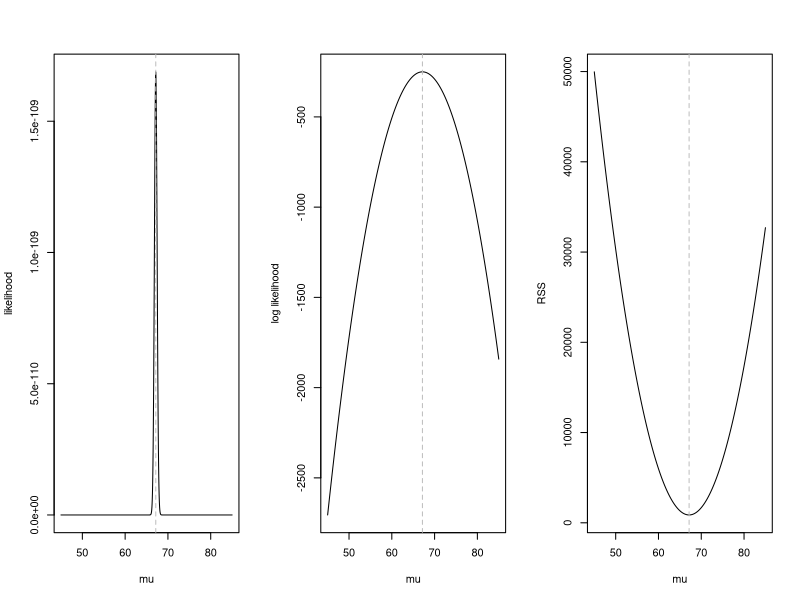
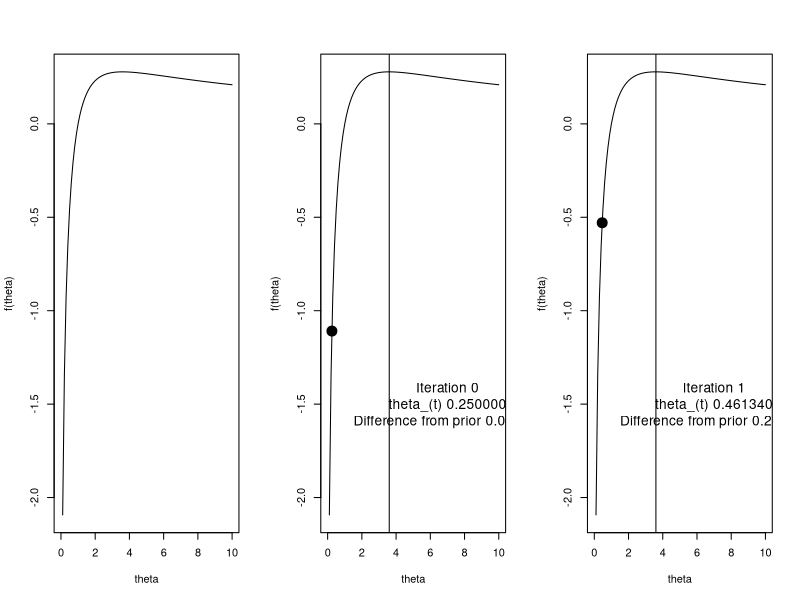
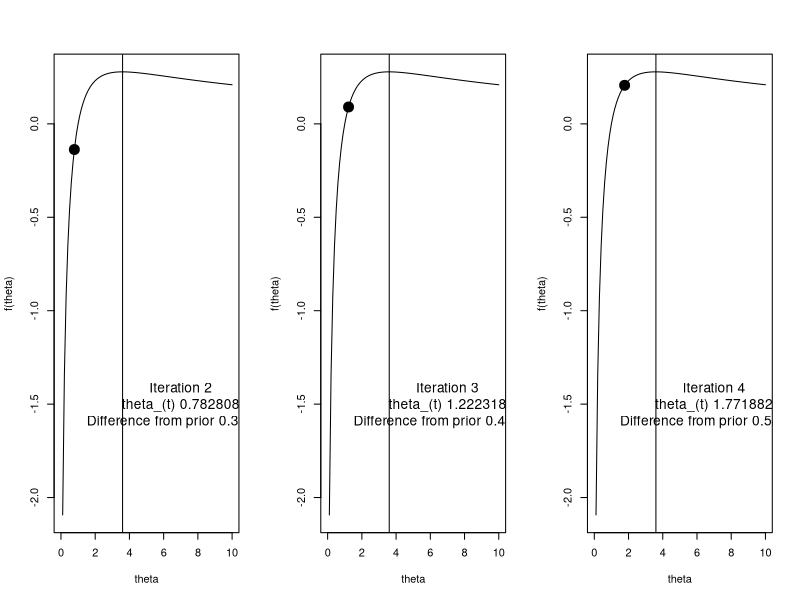
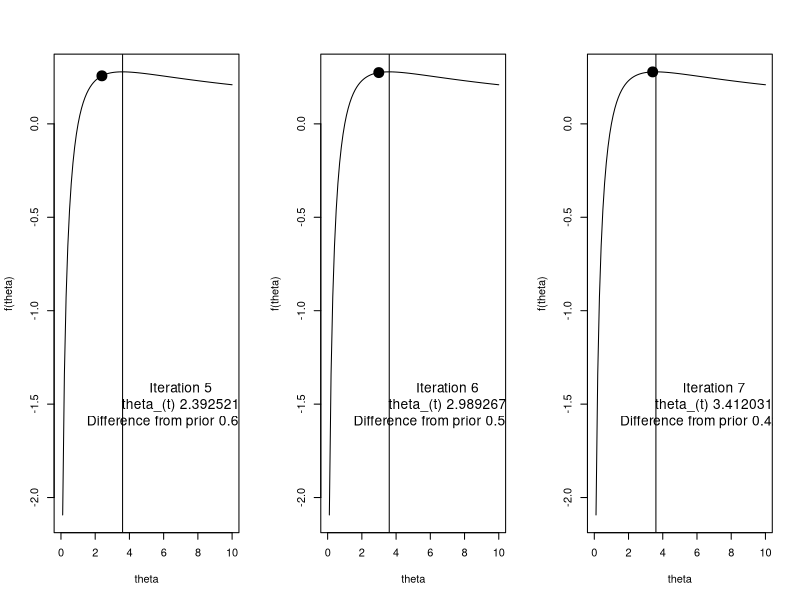
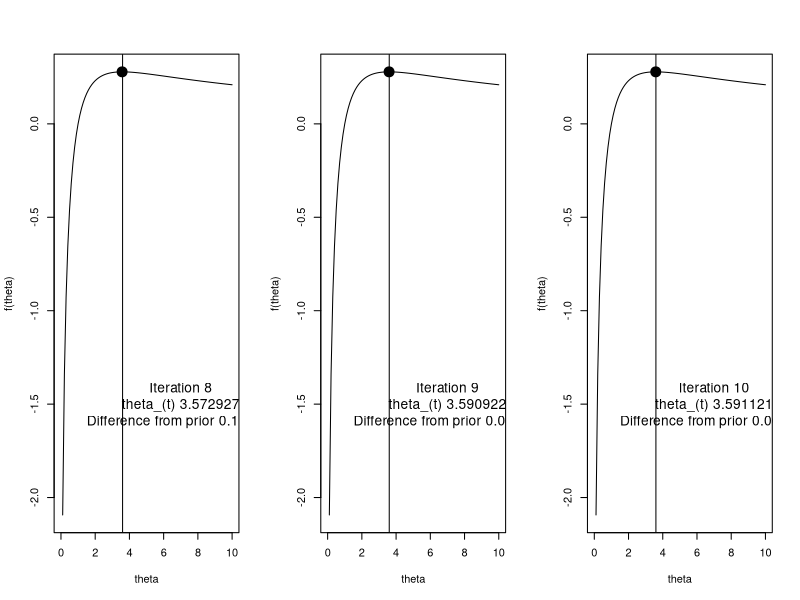
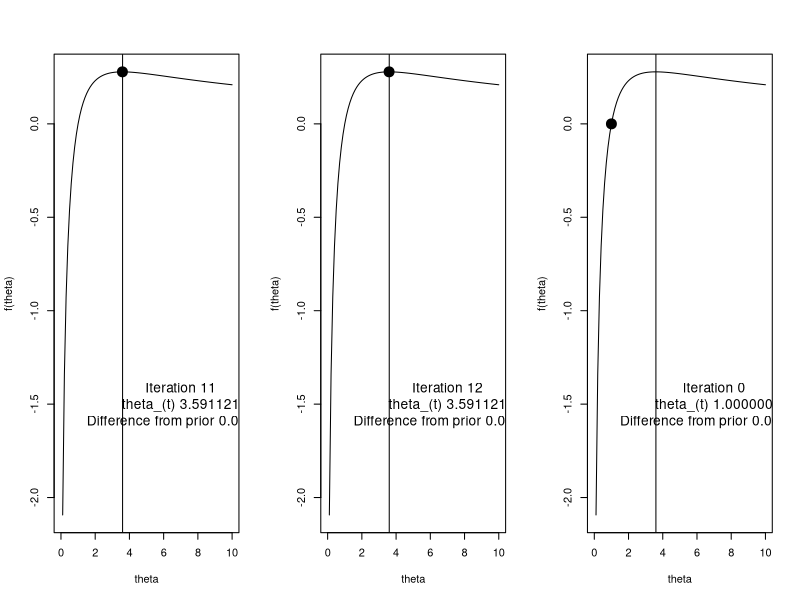
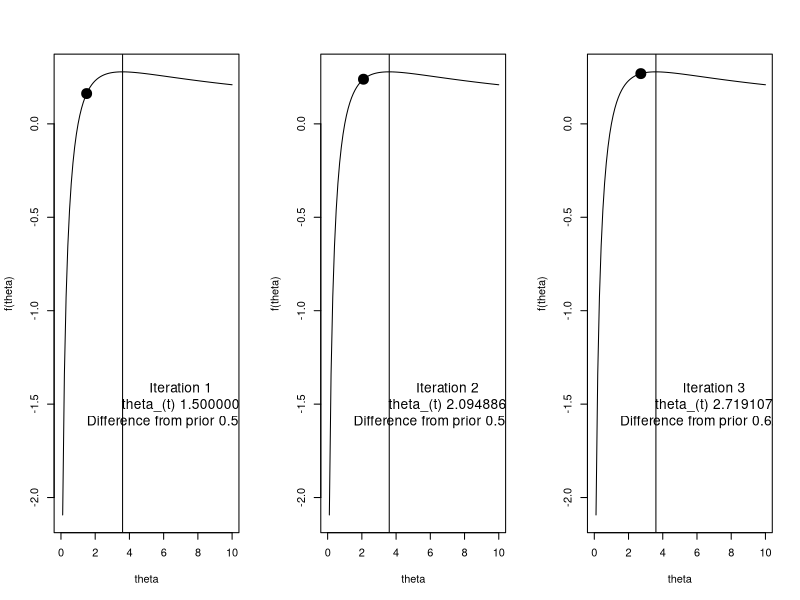
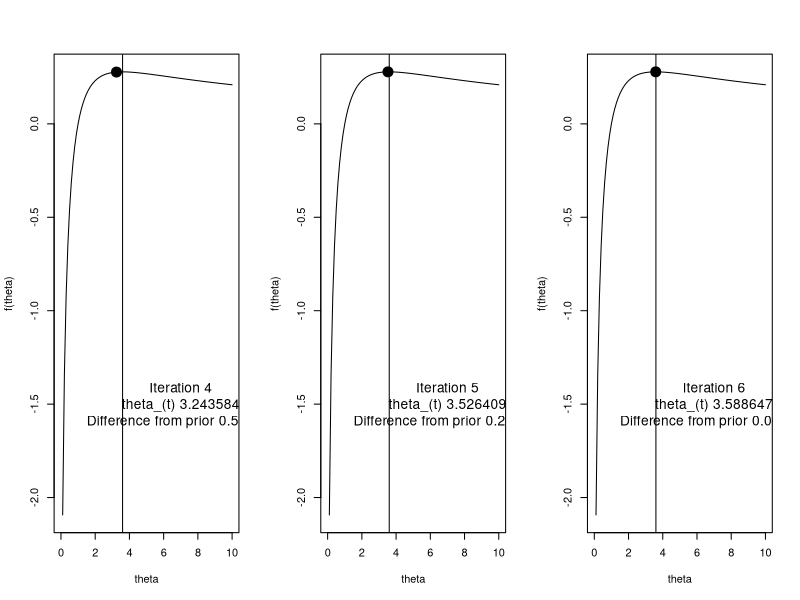

These charts were generated, in order, by the following R code:
## ---- chunk 1
knitr::opts_chunk$set(echo = TRUE)
## ---- chunk 2
## set simulation parameters
mu = 67 
sigma2 = 10
n = 100

## generate random normally distributed samples
y = rnorm(n, mu, sd = sqrt(sigma2))

## print MLE of mu, mu_hat
cat("mean of y\n")
(mean(y))

## print estimate of mu in linear model framework (intercept only model)
cat("beta_hat from intercept only linear model\n")
print(lm(y ~1)$coef)

## ---- chunk 3
## returns a vector of likelihood values over a given range of mu values
## helps for plotting later
lik = function(mu, sigma2, y){
  # create empty vector
  likelihood.vector = rep(NA, length(mu))
  
  # for each mu, calculate the likelihood value
  for(i in 1:length(likelihood.vector)){
    likelihood.vector[i] = prod(dnorm(y, mu[i], sqrt(sigma2)))
  }
  
  # return vector of likelihood values spanning range of mu
  return(likelihood.vector)
}

## define the log-likelihood function with respect to mu
loglik = function(mu, sigma2, y){
  # create empty vector  
  log.likelihood.vector = rep(NA, length(mu))
  
  # calculate log likelihood
  for(i in 1:length(log.likelihood.vector)){
    log.likelihood.vector[i] = sum(dnorm(y, mu[i], sqrt(sigma2), log = T))
  }
  
  return(log.likelihood.vector)
}

## define the residual sum of squares function with respect to mu
RSS = function(mu, sigma2, y){
  # create empty vector  
  RSS.vector = rep(NA, length(mu))
  
  # calculate log likelihood
  for(i in 1:length(RSS.vector)){
    RSS.vector[i] = sum((y - mu[i])^2)
  }
  
  return(RSS.vector)
}


## ---- chunk 4
## range of mu to plot over
range = seq(45, 85,,1000)

## arrange the two plots in 1 row, three columns
par(mfrow = c(1,3)) 

## likelihood plot
plot(range, lik(mu = range,sigma2 = sigma2, y = y), type = "l", ylab = "likelihood", xlab = "mu")
# add vertical line at the mean of y
abline(v = mean(y), lty = 2, col = "grey") 

## log likelihood plot
plot(range, loglik(mu = range,sigma2 = sigma2, y = y), type = "l", ylab = "log likelihood", xlab = "mu")
# vertical line at the mean of y
abline(v = mean(y), lty = 2, col = "grey" ) 

## RSS plot
plot(range, RSS(mu = range,sigma2 = sigma2, y = y), type = "l", ylab = "RSS", xlab = "mu")
# vertical line at the mean of y
abline(v = mean(y), lty = 2, col = "grey" ) 
## ---- chunk 5
# define function 
f1 = function(theta){
  log(theta)/(1+theta)
}

# make a plot with this function, where the x-axis ranges from 0 to 10
plot(f1, from = 0, to = 10, ylab = "f(theta)", xlab = "theta")
## ---- chunk 6
  th = 0.25
    i = h = 0
  plot(f1, from = 0, to = 10, ylab = "f(theta)", xlab = "theta")
  points(th, f1(th), pch = 19, cex = 2)
  abline(v = 3.6)
  text(x = 7, y = -1.5,labels = sprintf("Iteration %d\n theta_(t) %f \n Difference from prior %f", i, th, h), cex = 1.25)
  for(i in 1:12){
    h = ((th + 1)*(1+1/th - log(th)))/(3+4/th+1/th^2-2*log(th))
     th = th + h
     plot(f1, from = 0, to = 10, ylab = "f(theta)", xlab = "theta")
     points(th, f1(th), pch = 19, cex = 2)
     abline(v = 3.6)
     text(x = 7, y = -1.5,labels = sprintf("Iteration %d\n theta_(t) %f \n Difference from prior %f", i, th, h), cex = 1.25)
  }

## ---- chunk 7
  th = 1
    i = h = 0
  plot(f1, from = 0, to = 10, ylab = "f(theta)", xlab = "theta")
  points(th, f1(th), pch = 19, cex = 2)
  abline(v = 3.6)
  text(x = 7, y = -1.5,labels = sprintf("Iteration %d\n theta_(t) %f \n Difference from prior %f", i, th, h), cex = 1.25)
  for(i in 1:12){
    h = ((th + 1)*(1+1/th - log(th)))/(3+4/th+1/th^2-2*log(th))
     th = th + h
     plot(f1, from = 0, to = 10, ylab = "f(theta)", xlab = "theta")
     points(th, f1(th), pch = 19, cex = 2)
     abline(v = 3.6)
     text(x = 7, y = -1.5,labels = sprintf("Iteration %d\n theta_(t) %f \n Difference from prior %f", i, th, h), cex = 1.25)
  }
## ---- chunk 8
  th = 4
  i = h = 0
  plot(f1, from = 0, to = 10, ylab = "f(theta)", xlab = "theta")
  points(th, f1(th), pch = 19, cex = 2)
  abline(v = 3.6)
  text(x = 7, y = -1.5,labels = sprintf("Iteration %d\n theta_(t) %f \n Difference from prior %f", i, th, h), cex = 1.25)
     
  for(i in 1:12){
    h = ((th + 1)*(1+1/th - log(th)))/(3+4/th+1/th^2-2*log(th))
     th = th + h
     plot(f1, from = 0, to = 10, ylab = "f(theta)", xlab = "theta")
     points(th, f1(th), pch = 19, cex = 2)
     abline(v = 3.6)
     text(x = 7, y = -1.5,labels = sprintf("Iteration %d\n theta_(t) %f \n Difference from prior %f", i, th, h), cex = 1.25)
  }
## ---- chunk 9
  th = 8
    i = h = 0
  plot(f1, from = 0, to = 10, ylab = "f(theta)", xlab = "theta")
  points(th, f1(th), pch = 19, cex = 2)
  abline(v = 3.6)
  text(x = 7, y = -1.5,labels = sprintf("Iteration %d\n theta_(t) %f \n Difference from prior %f", i, th, h), cex = 1.25)
  for(i in 1:12){
    h = ((th + 1)*(1+1/th - log(th)))/(3+4/th+1/th^2-2*log(th))
     th = th + h
     plot(f1, from = 0, to = 10, ylab = "f(theta)", xlab = "theta")
     points(th, f1(th), pch = 19, cex = 2)
     abline(v = 3.6)
     text(x = 7, y = -1.5,labels = sprintf("Iteration %d\n theta_(t) %f \n Difference from prior %f", i, th, h), cex = 1.25)
  }
## ---- chunk 10
# generate 100 poisson(10) samples
set.seed(10)
n = 100
lambda = 10
y = rpois(n, lambda)
mean(y)

## ---- chunk 11
# loglikelihood function
logLik = function(lambda, y){
  value = sum(dpois(y, lambda = lambda, log = T))
  return(value)
}

# lets write a function for the first derivative
d1 = function(lambda, y){
  first = -length(y) + sum(y)/lambda
  return(first)
}

# now the second
d2 = function(lambda, y){
  second = -sum(y)/lambda^2
  return(second)
}
## ---- chunk 12
# now lets apply NR. First lets set the tolerance and choose a starting value
# the start
tol = 10^-4
lam = 0.1
maxit = 50
iter = 0
eps = Inf
start = Sys.time()
while(eps > tol & iter < maxit){
  # save the previous value
  lam0 = lam
  
  # calculate h, the increment
  h = - d1(lambda = lam, y = y)/d2(lambda = lam, y = y)
  
  # update lambda
  lam = lam + h
  
  # update the log likelihood 
  logL = logLik(lambda = lam, y= y)
  
  # calculate the diff in lambda, could also use the log likelihood if we wanted
  eps  = abs(lam - lam0)
  
  # update the iteration number
  iter = iter + 1
  if(iter == maxit) warning("Iteration limit reached without convergence")
  
  # print out info to keep track
  cat(sprintf("Iter: %d logL: %f lam: %f h: %f eps:%f\n",iter, logL,lam, h, eps))
}
end = Sys.time()
print(end - start)
## ---- chunk 13
 
  
tol = 10^-4
lam = 0.1
maxit = 50
iter = 0
eps = Inf

range = seq(0.001,30,,1000)
plot(range,sapply(range,logLik, y = y), ylab = "logLik(lambda)", xlab = "lambda", type = 'l')
points(lam0, logLik(lam0, y = y), pch = 19, cex = 2)
abline(v = mean(y))

while(eps > tol & iter < maxit){
  # save the previous value
  lam0 = lam
  
  # calculate h, the increment
  h = - d1(lambda = lam, y = y)/d2(lambda = lam, y = y)
  
  # update lambda
  lam = lam + h
  
  # update the log likelihood 
  logL = logLik(lambda = lam, y= y)
  
  # calculate the diff, could also use the log likelihood if we wanted
  eps  = abs(lam - lam0)
  
  # update the iteration number
  iter = iter + 1
  
  plot(range,sapply(range,logLik, y = y), ylab = "logLik(lambda)", xlab = "lambda", type = 'l')
  points(lam, logLik(lam, y = y), pch = 19, cex = 2)
  abline(v = mean(y))
}
## ---- chunk 14
# now lets apply FS using same framework as before
# the start
tol = 10^-4
lam = 0.1
maxit = 50
iter = 0
eps = Inf

start = Sys.time()
while(eps > tol & iter < maxit){
  # save the previous value
  lam0 = lam
  
  # calculate h, the increment
  h = -d1(lambda = lam, y = y)/(-n/lam)
  
  # update lambda
  lam = lam + h
  
  # lambda cant be less than or equal to 0, so put a check for this
  if(lam <= 0) stop("lambda leq 0")
  
  # update the log likelihood 
  logL = logLik(lambda = lam, y= y)
  
  # calculate the diff, could also use the log likelihood if we wanted
  eps  = abs(lam - lam0)
  
  # update the iteration number
  iter = iter + 1
  if(iter == maxit) warning("Iteration limit reached without convergence")
  
  # print out info to keep track
  cat(sprintf("Iter: %d logL: %f lam: %f h: %f eps:%f\n",iter, logL,lam, h, eps))
}
end = Sys.time()
print(end - start)
## ---- chunk 15
# 100 samples
n = 100

# create X from two normally distributed predictors, assume intercept
x1 = rnorm(100)
x2 = rnorm(100)
X = model.matrix(~1+x1+x2)

# pick beta
beta = c(1, 1, 1)

# simulate samples
lambda = exp(X%*%beta) 
y = rpois(n, lambda)
## ---- chunk 16
data.matrix = cbind(log(y+1), x1, x2)
pairs(data.matrix)
## ---- chunk 17
# loglikelihood function
logLik.reg = function(beta, y, X){
  lambda_hat = exp(X%*%beta)
  value = sum(dpois(y, lambda = lambda_hat, log = T))
  return(value)
}

# lets write a function for the first derivative
d1.reg = function(beta, y, X){
  lambda_hat = exp(X %*% beta)
  r = y - lambda_hat
  first = matrix(0, ncol = 1, nrow = ncol(X))
  for(i in 1:length(y)) first =  first + r[i]*X[i,] # also can be done with colSums(sweep(X,MARGIN=2,r,`*`))
  return(first)
}

# now the second
d2.reg = function(beta, y, X){
  lambda_hat = exp(X %*% beta)
  second = 0 
  for(i in 1:length(y)) second =  second + -lambda_hat[i]*X[i,] %*% t(X[i,])
  return(second)
}
## ---- chunk 18
# the start
tol = 10^-4
beta = c(log(mean(y)),0,0) # multivariate now
maxit = 50
iter = 0
eps = Inf

# given this, the result below will be the same as NR
start = Sys.time()
while(eps > tol & iter < maxit){
  # save the previous value
  beta0 = beta
  
  # calculate h, the increment
  h = -solve(d2.reg(beta = beta, y = y, X = X)) %*% d1.reg(beta = beta, y = y, X = X)
  
  # update lambda
  beta = beta + h
  
  # update the log likelihood 
  logL = logLik(lambda = exp(X%*%beta), y= y)
  
  # calculate the euclidean distance, could also use the log likelihood if we wanted
  eps  = sqrt(sum((beta - beta0)^2))
  
  # update the iteration number
  iter = iter + 1
  if(iter == maxit) warning("Iteration limit reached without convergence")
  
  # print out info to keep track
  cat(sprintf("Iter: %d logL: %.2f beta0: %.3f beta1: %.3f beta2: %.3f eps:%f\n",iter, logL,beta[1],beta[2],beta[3],eps))
}
end = Sys.time()
print(end - start)
## ---- chunk 19
print(beta)
print(glm(y ~ X -1, family = poisson()))
## ---- chunk 20
# the start
tol = 10^-4
beta = c(log(mean(y)),0,0) # multivariate now
maxit = 50
iter = 0
eps = Inf

# given this, the result below will be the same as NR
start = Sys.time()
while(eps > tol & iter < maxit){
  # save the previous value
  beta0 = beta
  
  # set up  values
  eta_t = X %*% beta0
  e = exp(-eta_t)*(y - exp(eta_t))
  w = exp(eta_t)
  W = diag(as.vector(w))
  z = eta_t + e 
  
  # solve for beta(t+1)
  beta = solve(t(X) %*% W %*% X)%*% t(X)%*%W %*% z
  
  # update the log likelihood 
  eta_t1 = X%*%beta
  logL = logLik(lambda = exp(eta_t1), y= y)
  
  # calculate the euclidean distance, could also use the log likelihood if we wanted
  eps  = sqrt(sum((beta - beta0)^2))
  
  # update the iteration number
  iter = iter + 1
  if(iter == maxit) warning("Iteration limit reached without convergence")
  
  # print out info to keep track
  cat(sprintf("Iter: %d logL: %.2f beta0: %.3f beta1: %.3f beta2: %.3f eps:%f\n",iter, logL,beta[1],beta[2],beta[3],eps))
}
end = Sys.time()
print(beta)
print(end - start)

## ---- chunk 21
# load the optimx librar
library(optimx)
start = Sys.time()
fit = optimx(
  par = c(log(mean(y)),0,0), # initial values for the parameters. 
  fn = function(x, X, y){logLik.reg(beta = x,X = X, y= y)}, # log likelihood
  gr = function(x, X, y){d1.reg(beta = x,X = X, y= y)}, # gradient/1st derivative
  method = "BFGS",
  y = y,
  X = X,
  #itmax = maxit, # max number of iterations
  control = list(
              trace = 0, # higher number print more detailed output
              maximize = T, # default is to minimize
              abstol= tol
              # parscale = vector of scaling values to correct for scale differencs in parameters.  Should be the same length as the num of parmaters
              )
)
end = Sys.time()
print(end - start)
print(fit)  
## ---- chunk 22
# the start
tol = 10^-6
beta = c(log(mean(y)),0,0) # multivariate now
maxit = 10000
iter = 0
alpha = 0.0001
eps = Inf

# given this, the result below will be the same as NR
start = Sys.time()
while(eps > tol & iter < maxit){
  # save the previous value
  beta0 = beta
  
  # calculate h, the increment
  h =  alpha*d1.reg(beta = beta, y = y, X = X)
  
  # update lambda
  beta = beta + h
  
  # update the log likelihood 
  logL = logLik(lambda = exp(X%*%beta), y= y)
  
  # calculate the euclidean distance, could also use the log likelihood if we wanted
  eps  = sqrt(sum((beta - beta0)^2))
  
  # update the iteration number
  iter = iter + 1
  if(iter == maxit) warning("Iteration limit reached without convergence")
  
  # print out info to keep track
  if(floor(iter/20) == ceiling(iter/20)) cat(sprintf("Iter: %d logL: %.2f beta0: %.3f beta1: %.3f beta2: %.3f eps:%f\n",iter, logL,beta[1],beta[2],beta[3],eps))
}
end = Sys.time()
print(end - start)
## ---- chunk 23
# the start
tol = 10^-6 # lowered threshold to protect against random convergence
beta = c(log(mean(y)),0,0) # multivariate now
maxit = 50000 # increased iteration limit
iter = 0
alpha = 0.00001
subsample.size = 10
eps = Inf
epscount = 0

# given this, the result below will be the same as NR
start = Sys.time()
while(eps > tol & iter < maxit & epscount <2){
  # save the previous value
  beta0 = beta
  
  # take subsample
  index = sample(1:n,size = subsample.size,replace = T)
  
  # calculate h, the increment
  h =  alpha*d1.reg(beta = beta, y = y[index], X = X[index,])
  
  # update lambda
  beta = beta + h
  
  # update the log likelihood 
  logL = logLik(lambda = exp(X%*%beta), y= y)
  
  # calculate the euclidean distance, could also use the log likelihood if we wanted
  eps  = sqrt(sum((beta - beta0)^2))
  if(eps < tol) epscount = epscount+1
  
  # update the iteration number
  iter = iter + 1
  if(iter == maxit) warning("Iteration limit reached without convergence")
  
  # print out info to keep track
  if(floor(iter/1000) == ceiling(iter/1000)) cat(sprintf("Iter: %d logL: %.2f beta0: %.3f beta1: %.3f beta2: %.3f eps:%f\n",iter, logL,beta[1],beta[2],beta[3],eps))
}
end = Sys.time()
print(end - start)
## ---- chunk 24
# load the optimx librar
library(optimx)
start = Sys.time()
fit = optimx(
  par = c(log(mean(y)),0,0), # initial values for the parameters. 
  fn = function(x, X, y){logLik.reg(beta = x,X = X, y= y)}, # log likelihood
  gr = function(x, X, y){d1.reg(beta = x,X = X, y= y)}, # gradient/1st derivative
  method = "Nelder-Mead",
  y = y,
  X = X,
  #itmax = maxit, # max number of iterations
  control = list(
              trace = 0, # higher number print more detailed output
              maximize = T, # default is to minimize
              abstol= tol
              # parscale = vector of scaling values to correct for scale differencs in parameters.  Should be the same length as the num of parmaters
              )
)
end = Sys.time()
print(end - start)
print(fit)  
